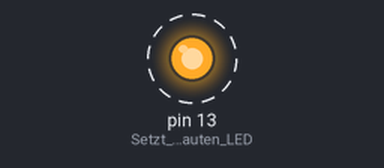
This sketch was run on a simulated Arduino Uno, built with avr-gcc and run on an emulated ATmega328P. On the bench: output pins drawn as LEDs (lit = HIGH). Dashed ring = blinking.

Above: at 0.02 s.
Timing chart, 0 to 3.0 s (numbered marks = the images above):
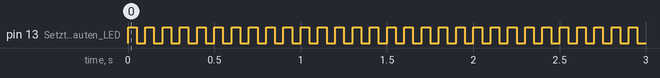

The sketch:

number1.ino
```cpp
// Aufgabe 1: Einfaches Blinkprogramm
void setup() {
  pinMode(LED_BUILTIN, OUTPUT);  // Setzt den eingebauten LED-Pin als Ausgang
}

void loop() {
  digitalWrite(LED_BUILTIN, HIGH);  // Schaltet die LED ein
  delay(50);                        // Wartet 50ms - bei 10 Hertz muss die LED 100ms für einen Zyklus verwenden, also 50ms an und 50ms aus
  digitalWrite(LED_BUILTIN, LOW);   // Schaltet die LED aus
  delay(50);                        // Wartet weitere 50ms
}
```

Measured:
- by itself, pin 13 (Setzt_den_eingebauten_LED): alternates HIGH for 0.05 s and LOW for 0.05 s
